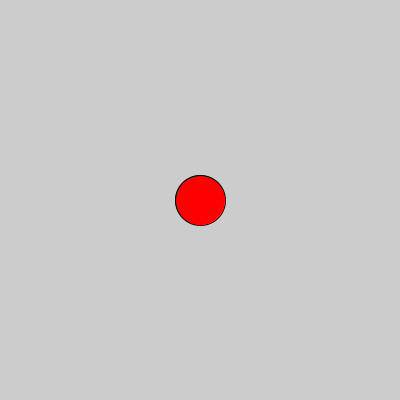
Frame 1 (no input)
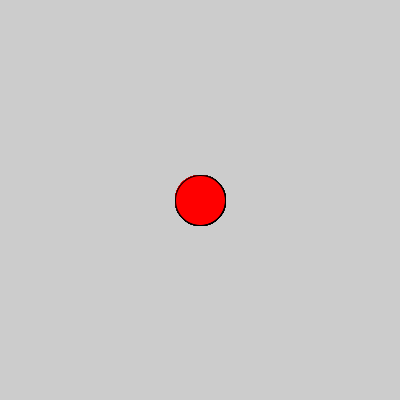
Frame 60 (the mouse pressed at the canvas centre just before this capture)
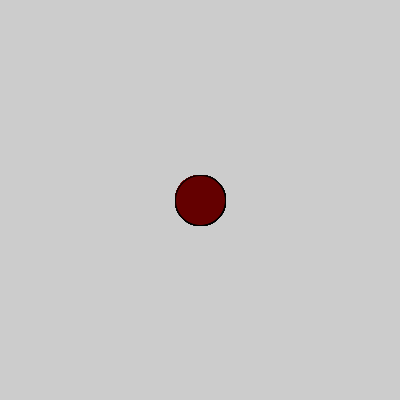
Frame 120 (the mouse held since frame 60 and released just before this capture)

The Processing sketch that drew these frames (run headless with seeded random() and noise(); from frame 60 on, the mouse is pressed at the canvas centre):

// Processing sketch: circlePointExample
// ── circlePointExample.pde
color circleColor;
int circleX =200;
int circleY =200;
int circleSize= 50;

/**
 * This function calculates the distance between two points given by (x1, y1) and (x2, y2)
 *
 * @param x1 The x-coordinate of the first point
 * @param y1 The y-coordinate of the first point
 * @param x2 The x-coordinate of the second point
 * @param y2 The y-coordinate of the second point
 * @return The distance between the two points
 */
float distFromPoints(float x1, float y1, float x2, float y2) {
  float distance = sqrt(pow((x2 - x1), 2) + pow((y2 - y1), 2));
  return distance;
}

void setup() {
  size(400, 400);
}

void draw() {

  if (distFromPoints(circleX, circleY, mouseX, mouseY) < circleSize/2) {
    // A collision happens!
    circleColor = color(100, 0, 0);
  } else {
    // no collision happened
    circleColor = color(255, 0, 0);
  }
  
  fill(circleColor);
  ellipse(circleX, circleY, circleSize, circleSize);
}
